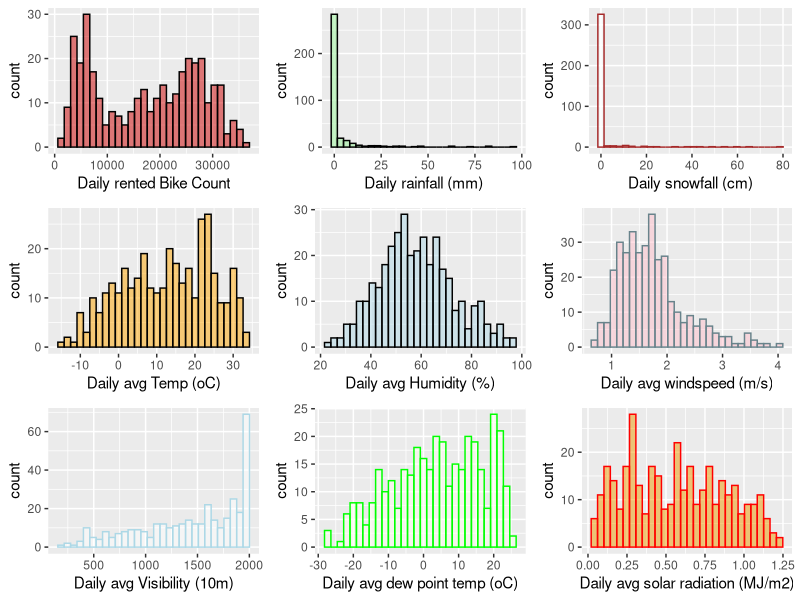

Write the R code that produced this figure.
## ---- chunk 1
library (tidyverse)
library (dplyr)
Bikeshare <- read_csv ("data//SeoulBikeData.csv")
Bikeshare

## ---- chunk 2
Bikeshare$Date <- as.Date (Bikeshare$Date, format = "%d/%m/%Y")
## ---- chunk 3
colSums(is.na(Bikeshare))
length(unique(Bikeshare$Seasons))
## ---- chunk 4
table(Bikeshare$Seasons)
table (Bikeshare$Holiday)
table (Bikeshare$`Functioning Day`)
Bikeshare <- Bikeshare |> mutate (SeasonsF = as.factor (Seasons),
                                  HolidayF = as.factor (Holiday)) |>
  filter (`Functioning Day` == "Yes") |>
  select (-Seasons, -Holiday, -`Functioning Day`)
## ---- chunk 5
Bikeshare <- Bikeshare |> mutate (DateF = as.factor (Date))
## ---- chunk 6
str (Bikeshare)
## ---- chunk 7
rentalcount_precipitation_summary <-Bikeshare |> group_by(DateF) |>
  summarize (across(c(`Rented Bike Count`,`Rainfall(mm)`,`Snowfall (cm)`),
             .fns = list ("Daily" = sum)))
summary(rentalcount_precipitation_summary)

weather_summary <- Bikeshare |> group_by(DateF) |>
  summarize (across (c(`Temperature(C)`, `Humidity(%)`,`Wind speed (m/s)`,`Visibility (10m)`,`Dew point temperature(C)`,`Solar Radiation (MJ/m2)`),
                     .fns = list ("Daily" = mean)))
summary (weather_summary)

## ---- chunk 8
Bikesharenew <- left_join(rentalcount_precipitation_summary,
                          weather_summary)
str(Bikesharenew)
## ---- chunk 9
library (gridExtra)
rentalcount <- ggplot (Bikesharenew, aes (x = `Rented Bike Count_Daily`)) +
  geom_histogram(color = "black", fill = "red3", alpha = 0.5) +
  labs (x = "Daily rented Bike Count")

rainfall <- ggplot (Bikesharenew, aes (x = `Rainfall(mm)_Daily`)) +
  geom_histogram(color = "black", fill = "lightgreen", alpha = 0.5) +
  labs (x = "Daily rainfall (mm)")

snowfall <- ggplot (Bikesharenew, aes (x = Bikesharenew$`Snowfall (cm)_Daily`)) +
  geom_histogram(color = "brown", fill = "white", alpha = 0.5) +
  labs (x = "Daily snowfall (cm)")

Temperature <- ggplot (Bikesharenew, aes (x = Bikesharenew$`Temperature(C)_Daily`)) +
  geom_histogram(color = "black", fill = "orange", alpha = 0.5) +
  labs (x = "Daily avg Temp (oC)")

Humidity <- ggplot (Bikesharenew, aes (x = Bikesharenew$`Humidity(%)_Daily`)) +
  geom_histogram(color = "black", fill = "lightblue", alpha = 0.5) +
  labs (x = "Daily avg Humidity (%)")

windspeed <- ggplot (Bikesharenew, aes (x = Bikesharenew$`Wind speed (m/s)_Daily`)) +
  geom_histogram(color = "lightblue4", fill = "pink", alpha = 0.5) +
  labs (x = "Daily avg windspeed (m/s)")

visibility <- ggplot (Bikesharenew, aes (x = Bikesharenew$`Visibility (10m)_Daily`)) +
  geom_histogram(color = "lightblue", fill = "white", alpha = 0.5) +
  labs (x = "Daily avg Visibility (10m)")

dewpoint <- ggplot (Bikesharenew, aes (x = Bikesharenew$`Dew point temperature(C)_Daily`)) +
  geom_histogram(color = "green", fill = "ivory", alpha = 0.5) +
  labs (x = "Daily avg dew point temp (oC)")

solar <- ggplot (Bikesharenew, aes (x = Bikesharenew$`Solar Radiation (MJ/m2)_Daily`)) +
  geom_histogram(color = "red", fill = "orange2", alpha = 0.5) +
  labs (x = "Daily avg solar radiation (MJ/m2)")

grid.arrange(rentalcount,rainfall,snowfall,Temperature,Humidity,windspeed,visibility,dewpoint,solar, ncol = 3)
